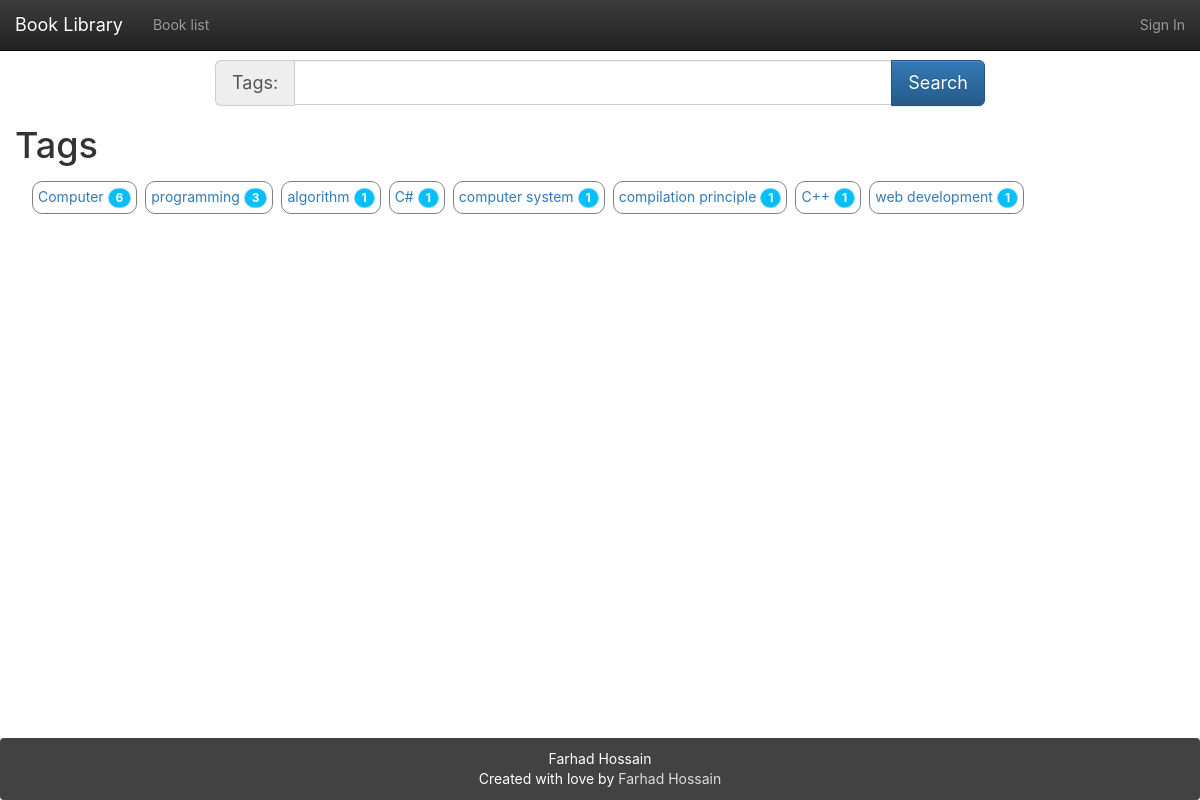
/books/tags/, run on the app's committed database.
### app/models.py (models this page shows, shortened)
class Tag(db.Model):
    __tablename__ = 'tags'
    id = db.Column(db.Integer, primary_key=True)
    name = db.Column(db.String)
    books = db.relationship('Book',
                            secondary=book_tag,
                            backref=db.backref('tags', lazy='dynamic'),
                            lazy='dynamic')

### app/main/book/views.py (the view, shortened to what this page needs)
@book.route('/tags/')
def tags():
    search_tags = request.args.get('search', None)
    page = request.args.get('page', 1, type=int)
    the_tags = Tag.query.outerjoin(book_tag).group_by(book_tag.c.tag_id).order_by(
        db.func.count(book_tag.c.book_id).desc()).limit(30).all()
    search_form = SearchForm()
    search_form.search.data = search_tags
    data = None
    pagination = None
    return render_template('book_tag.html', tags=the_tags, title='Tags', search_form=search_form, books=data,
                           pagination=pagination)

### app/main/book/forms.py
class SearchForm(FlaskForm):
    search = StringField(validators=[DataRequired()])
    submit = SubmitField(u"Search")

### app/main/index/views.py (called while the page is built)
@main.app_context_processor
def inject_permissions():
    return dict(Permission=Permission)

### app/main/book/templates/book_tag.html (shortened to what this page needs)
{% extends "base.html" %}
{% from "bootstrap/pagination.html" import render_pagination %}
{% block styles %}
    {{ super() }}
    <link href="{{ url_for('static',filename='css/bootstrap-tokenfield.css') }}" rel="stylesheet"/>
{% endblock %}
{% block mycontent %}
    <div class="row">
        <div class="col-sm-8 col-sm-offset-2">
            <form class="form form-horizontal" method="get">
                <div class="input-group  input-group-lg">
                    <span class="input-group-addon">Tags:</span>
                <span class="input-group-btn">
                    <input class="btn btn-primary" id="submit" name="submit" type="submit" value="Search">
                </span>
                </div>
            </form>
        </div>
    </div>
    <h1>{{ title }}</h1>
    {% if tags %}
        <div class="container-fluid">
            {% for tag in tags %}
                <a class="tag line-wrap" href="?search={{ tag.name|urlencode }}">{{ tag.name }} <span
                        class="badge">{{ tag.books.count() }}</span></a>
            {% endfor %}
        </div>
    {% endif %}
{%- endblock -%}

### app/static/css/main.css (style rules this page uses)
html, body { height: 100%; width: 100%; margin: 0; padding: 0; }
.Site { display: -webkit-box; display: -moz-box; display: -ms-flexbox; display: -webkit-flex; display: flex; flex-direction: column; }
.line-wrap { display: inline-block; }
html, body, main { font-family: -apple-system, "Helvetica Neue", Helvetica, Arial, sans-serif; }
.tag { border: gray solid 1px; border-radius: 1rem; padding: 0.5rem; display: inline-block; vertical-align: middle; -webkit-transform: translateZ(0); transform: translateZ(0); box-shadow: 0 0 1px rgba(0, 0, 0, 0); -webkit-backface-visibility: hidden; backface-visibility: hidden; -moz-osx-font-smoothing: grayscale; -webkit-transition-duration: 0.3s; transition-duration: 0.3s; -webkit-transition-property: box-shadow; transition-property: box-shadow; }
.badge { color: white; background-color: deepskyblue; border: skyblue solid 1px; border-radius: 1rem; }

### app/main/book/templates/book_tag.html (style rules this page uses)
.tag { margin: .5rem 2px; }

### data on the page
Tag: name "Computer", books.count "6"
Tag: name "programming", books.count "3"
Tag: name "algorithm", books.count "1"
Tag: name "C#", books.count "1"
Tag: name "computer system", books.count "1"
Tag: name "compilation principle", books.count "1"
Tag: name "C++", books.count "1"
Tag: name "web development", books.count "1"

### other printed values
{{ title }} "Tags"
